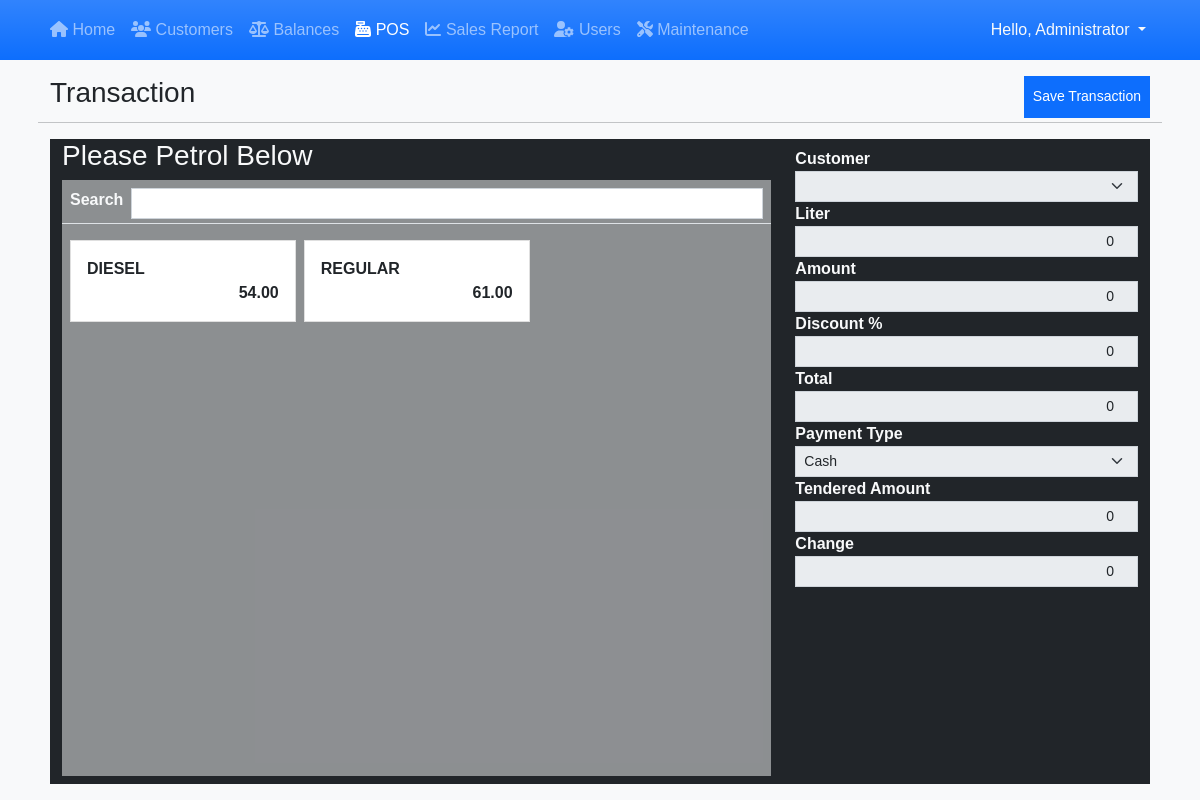
Screenshot of /?page=sales (signed in) with the database file from the repository.
### tables this page shows
CREATE TABLE `petrol_type_list` (
            `petrol_type_id` INTEGER NOT NULL PRIMARY KEY AUTOINCREMENT,
            `name` TEXT NOT NULL,
            `price` REAL NOT NULL,
            `status` INTEGER NOT NULL DEFAULT 1
        );

### sales.php (the view, shortened to what this page needs)
<div class="w-100 h-100 d-flex flex-column">
    <div class="row">
        <div class="col-8">
            <h3>Transaction</h3>
        </div>
        <div class="col-4 d-flex justify-content-end">
            <button class="btn btn-sm btn-primary rounded-0 " id="transaction-save-btn" type="button">Save Transaction</button>
        </div>
        <hr>
    </div>
    <div class="col-12 flex-grow-1">
    <form action="" class="h-100" id="transaction-form">
        <div class="w-100 h-100 mx-0 row row-cols-2 bg-dark">
            <div class="col-8 h-100 pb-2 d-flex flex-column">
                <div>
                    <h3 class="text-light">Please Petrol Below</h3>
                </div>
                <div class="flex-grow-1 d-flex flex-column bg-light bg-opacity-50">
                    <div class="form-group py-2 d-flex border-bottom col-auto pb-1">
                        <label for="search" class="col-auto px-2 fw-bolder text-light">Search</label>
                        <div class="flex-grow-1 col-auto pe-2">
                            <input type="search" autocomplete="off" class="form-control form-control-sm rounded-0" id="search">
                        </div>
                    </div>
                    <div class="col-auto flex-grow-1 overflow-auto">
                            <div class="row row-cols-sm-1 row-cols-md-2 row-cols-xl-3 gx-2 gy-2 my-2 mx-1">
                                <?php
                                $petrol = $conn->query("SELECT * FROM `petrol_type_list` where `status` = 1 order by `name` asc");
                                while($row=$petrol->fetchArray()):
                                ?>
                                <div class="col">
                                    <a class="card h-100 rounded-0 petrol-item text-dark text-decoration-none" href="javascript:void(0)" data-id="<?php echo $row['petrol_type_id'] ?>" data-price="<?php echo $row['price'] ?>">
                                        <div class="card-body rounded-0 d-flex flex-column position-relative">
                                            <div class="fw-bold petrol-item-name col-auto flex-grow-1">
                                                <?php echo $row['name'] ?>
                                            </div>
                                            <div class="text-end fw-bold petrol-item-price col-auto ">
                                                <?php echo number_format($row['price'],2) ?>
                                            </div>
                                        </div>
                                    </a>
                                </div>
                                <?php endwhile; ?>
                            </div>
                    </div>
                </div>
            </div>
            <div class="col-4 h-100 py-2">
                <div class="h-100 d-flex">
                    <div class="w-100">
                        <div class="form-group">
                            <label for="customer_id" class="control-label fw-bold text-light">Customer</label>
                            <select name="customer_id" id="customer_id" class="form-select form-select-sm rounded-0" required>
                                <option value="" disabled selected></option>
                                <?php
                                $customer = $conn->query("SELECT * FROM `customer_list` where `status` = 1 order by `fullname`");
                                while($row = $customer->fetchArray()):
                                ?>
                                <option value="<?php echo $row['customer_id'] ?>" ><?php echo "{$row['customer_code']} - {$row['fullname']}" ?></option>
                                <?php endwhile; ?>
                            </select>
                        </div>
                        <div class="form-group">
                            <label for="liter" class="control-label fw-bold text-light">Liter</label>
                            <input type="number" value="0" step="any" name="liter" id="liter" class="form-control form-control-sm rounded-0 text-end" required>
                        </div>
                        <div class="form-group">
                            <label for="amount" class="control-label fw-bold text-light">Amount</label>
                            <input type="number" value="0" step="any" name="amount" id="amount" class="form-control form-control-sm rounded-0 text-end" required>
                        </div>
                        <div class="form-group">
                            <label for="discount" class="control-label fw-bold text-light">Discount %</label>
                            <input type="number" min="0" max="100" step="any" name="discount" id="discount" class="form-control form-control-sm rounded-0 text-end" value="0" required>
                        </div>
                        <div class="form-group">
                            <label for="total" class="control-label fw-bold text-light">Total</label>
                            <input type="number" value="0"  step="any" name="total" id="total" class="form-control form-control-sm rounded-0 text-end" readonly>
                        </div>
                        <div class="form-group">
                            <label for="type" class="control-label fw-bold text-light">Payment Type</label>
                            <select name="type" id="type" class="form-select form-select-sm rounded-0" required>
                                <option value="1" selected>Cash</option>
                            </select>
                        </div>
                        <div class="form-group">
                            <label for="tendered_amount" class="control-label fw-bold text-light">Tendered Amount</label>
                            <input type="number" step="any" name="tendered_amount" id="tendered_amount" class="form-control form-control-sm rounded-0 text-end" value="0">
                        </div>
                        <div class="form-group">
                            <label for="change" class="control-label fw-bold text-light">Change</label>
                            <input type="number" step="any" name="change" id="change" class="form-control form-control-sm rounded-0 text-end"  value="0" readonly>
                        </div>
                    </div>
                </div>
            </div>
        </div>
    </form>
    </div>
</div>

### index.php (style rules this page uses)
:root { --bs-success-rgb: 71, 222, 152 !important; }
html, body { height: 100%; width: 100%; background-color: #f8f9fa; margin: 0; padding: 0; font-family: 'Arial', sans-serif; }

### sales.php (style rules this page uses)
.petrol-item { transition: transform 10s easein; }

### rows the page displays
petrol_type_list: name "DIESEL", price "54.00"
petrol_type_list: name "REGULAR", price "61.00"

### other values shown
$_SESSION['fullname'] "Administrator"
